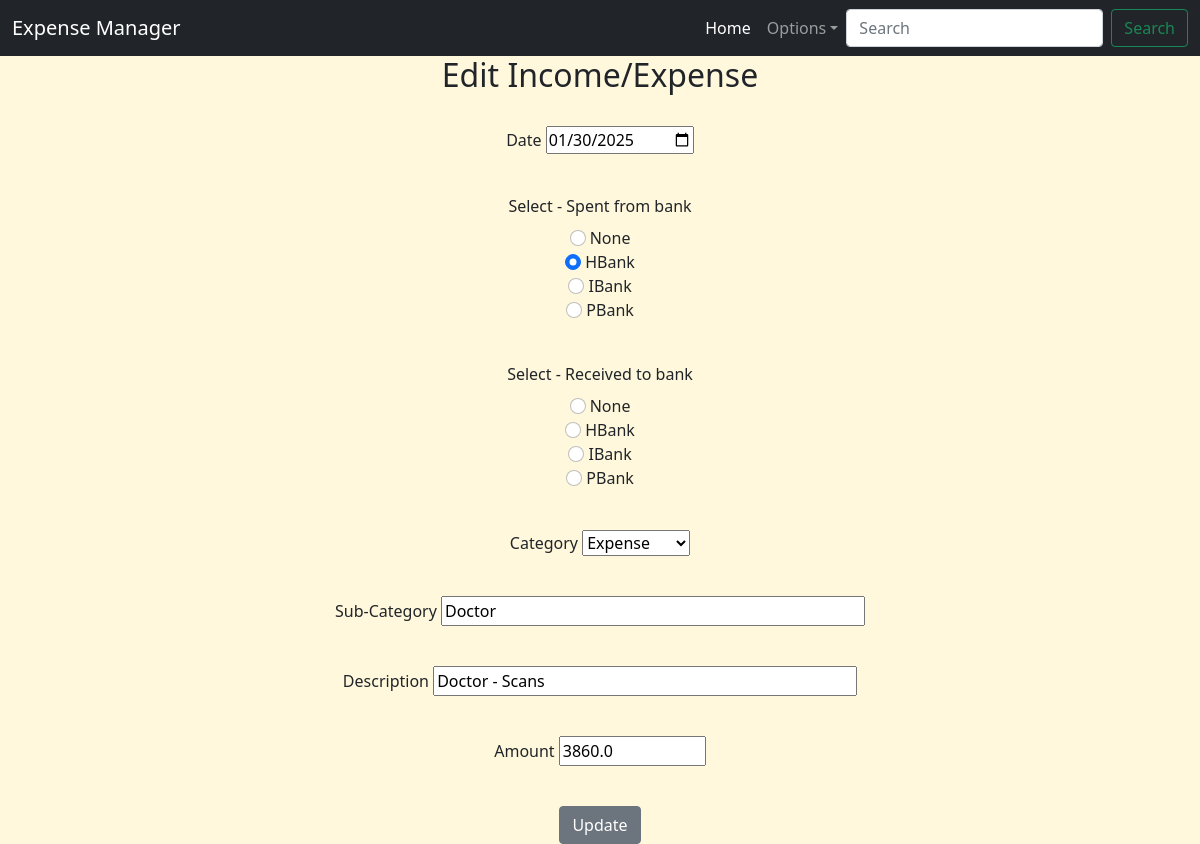
Page /edit/64 on the earlier database version.
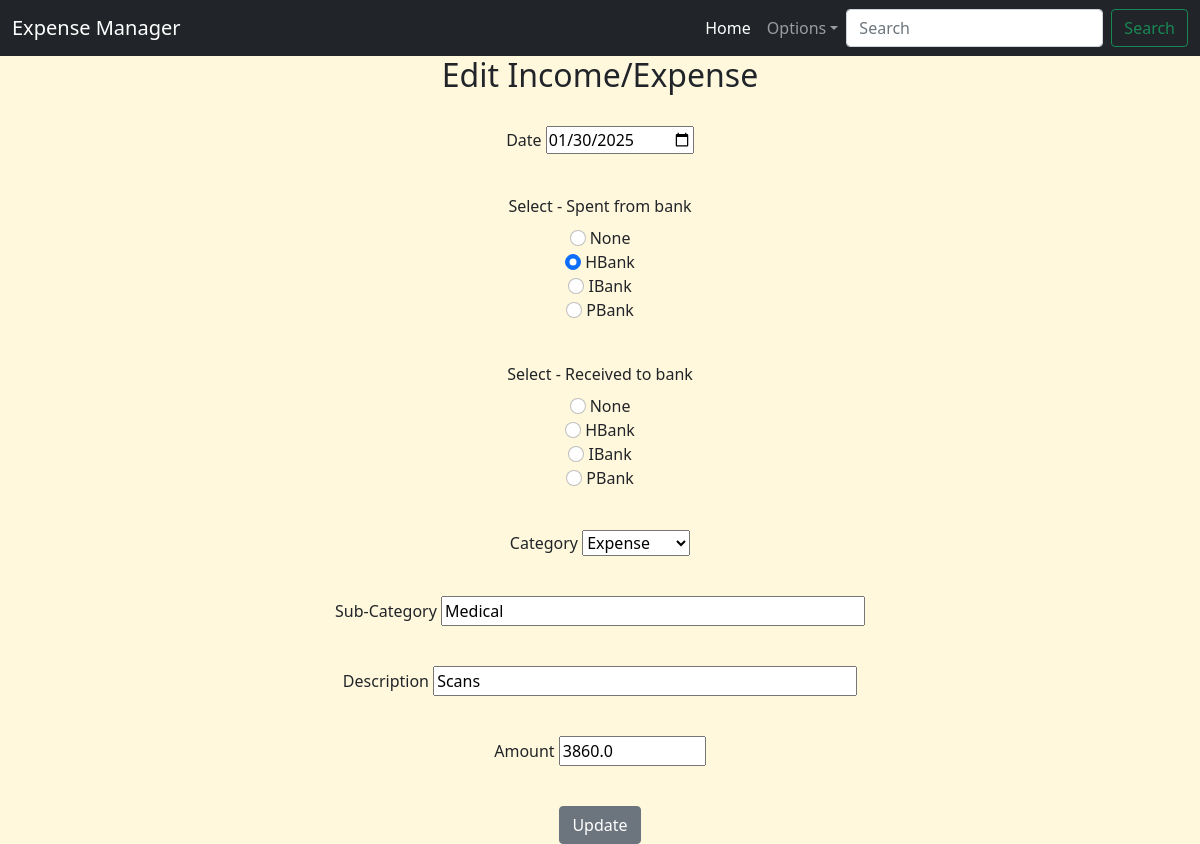
Same page on the later database version.
### app.py (models this page shows)
class IncomeExpenseManager(db.Model):
    id = db.Column(db.Integer, primary_key=True)
    date = db.Column(db.Date, nullable=False)
    from_bank = db.Column(db.String(10), nullable=True)
    to_bank = db.Column(db.String(10), nullable=True)
    category = db.Column(db.String(20), nullable=False)
    sub_category = db.Column(db.String(50), nullable=False)
    description = db.Column(db.String(100), nullable=False)
    amount = db.Column(db.Float, nullable=False)

### app.py (the view, shortened to what this page needs)
@app.route('/edit/<int:id>', methods=['GET', 'POST'])
def edit_expense(id):
    edit_expense = IncomeExpenseManager.query.get_or_404(id)
    print(edit_expense.__dict__)
    form = IncomeExpenseForm(obj=edit_expense)
    return render_template('edit_expense.html', form=form, edit_expense=edit_expense)

### app.py
class IncomeExpenseForm(FlaskForm): #change to IncomeExpenseForm
    date = DateField('Date', format='%Y-%m-%d', validators=[DataRequired()])
    from_bank = RadioField('Select - Spent from bank', choices=[('', 'None'), ('hbank', 'HBank'), ('ibank', 'IBank'), ('pbank', 'PBank')], validators=[Optional()])
    to_bank = RadioField('Select - Received to bank', choices=[('', 'None'), ('hbank', 'HBank'), ('ibank', 'IBank'), ('pbank', 'PBank')], validators=[Optional()])
    category = SelectField('Category', choices=[('income','Income'),('expense','Expense'),('saving','Saving'),('investment','Investment'),('transfer','Transfer')], validators=[DataRequired()])
    sub_category = StringField('Sub-Category', validators=[DataRequired(), Length(max=50)])
    description = StringField('Description', validators=[DataRequired(), Length(max=100)])
    amount = FloatField('Amount', validators=[DataRequired(), NumberRange(min=0)])
    submit = SubmitField('Add/Edit Expense')

### templates/edit_expense.html (shortened to what this page needs)
{% extends 'base.html' %}
{% block content %}
<div style="text-align: center;">
<h2>Edit Income/Expense</h2>
<br>
<form method="POST">
    <div class="mb-3">
        {{ form.date.label }}
        {{ form.date(size=20, value=form.date.data) }}
    </div>
    <br>
    <div class="mb-3">
        {{ form.from_bank.label(class="form-label") }}
        {% for subfield in form.from_bank %}
        <div>
            {{ subfield (class="form-check-input", value=subfield.data)}}
            {{ subfield.label(class="form-check-label") }}
        </div>
        {% endfor %}
    </div>
    <br>
    <div class="mb-3">
        {{ form.to_bank.label(class="form-label") }}
        {% for subfield in form.to_bank %}
        <div>
            {{ subfield (class="form-check-input", value=subfield.data)}}
            {{ subfield.label(class="form-check-label") }}
        </div>
        {% endfor %}
    </div>
    <br>
    <div class="mb-3">
        {{ form.category.label }}
        {{ form.category(id="category", value=form.category.data) }}
    </div>
    <br>
    <div class="mb-3">
        {{ form.sub_category.label }}
        {{ form.sub_category(size=40, value=form.sub_category.data) }}
    </div>
    <br>
    <div class="mb-3">
        {{ form.description.label }}
        {{ form.description(size=40, value=form.description.data) }}
    </div>
    <br>
    <div class="mb-3">
        {{ form.amount.label }}
        {{ form.amount(size=10, value=form.amount.data) }}
    </div>
    <br>
    <button type="submit" class="btn btn-secondary">Update</button>
</form>
</div>
{% endblock %}

Differences in the rows shown:
changed IncomeExpenseManager "Expense": sub_category "Doctor" → "Medical"; description "Doctor - Scans" → "Scans"
